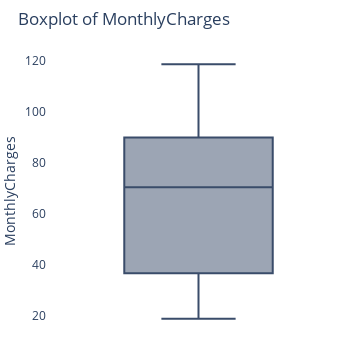

Notebook code cell kept with this figure:
### Markdown cell above
Tenure tidak memiliki outlier. Dengan nilai maksimum 72 dan 0 sebagai nilai minimum Tenure.

### Code cell
# Create boxplot for MonthlyCharges
fig_box = px.box(df, y='MonthlyCharges', title='Boxplot of MonthlyCharges', color_discrete_sequence=['#3A4C6A'])

fig_box.update_layout(
    autosize=False,
    width=350,
    height=350,
    margin=dict(
        l=0,
        r=0,
        b=0,
        t=50,
        pad=0
    ),
    plot_bgcolor='white',
    showlegend=False
)

### Figure 1 — Plotly figure (JSON) as saved in the notebook; plotly's stock layout.template omitted (floating-point values rounded to 4 significant figures; data arrays with more than 128 entries replaced by an {"elided": "..."} marker saying what was removed)
{"data": [{"alignmentgroup": "True", "hovertemplate": "MonthlyCharges=%{y}<extra></extra>", "legendgroup": "", "marker": {"color": "#3A4C6A"}, "name": "", "notched": false, "offsetgroup": "", "orientation": "v", "showlegend": false, "type": "box", "x0": " ", "xaxis": "x", "y": {"elided": "4930 float values"}, "y0": " ", "yaxis": "y"}], "layout": {"autosize": false, "boxmode": "group", "height": 350, "legend": {"tracegroupgap": 0}, "margin": {"b": 0, "l": 0, "pad": 0, "r": 0, "t": 50}, "plot_bgcolor": "white", "showlegend": false, "title": {"text": "Boxplot of MonthlyCharges"}, "width": 350, "xaxis": {"anchor": "y", "domain": [0, 1]}, "yaxis": {"anchor": "x", "domain": [0, 1], "title": {"text": "MonthlyCharges"}}}}
